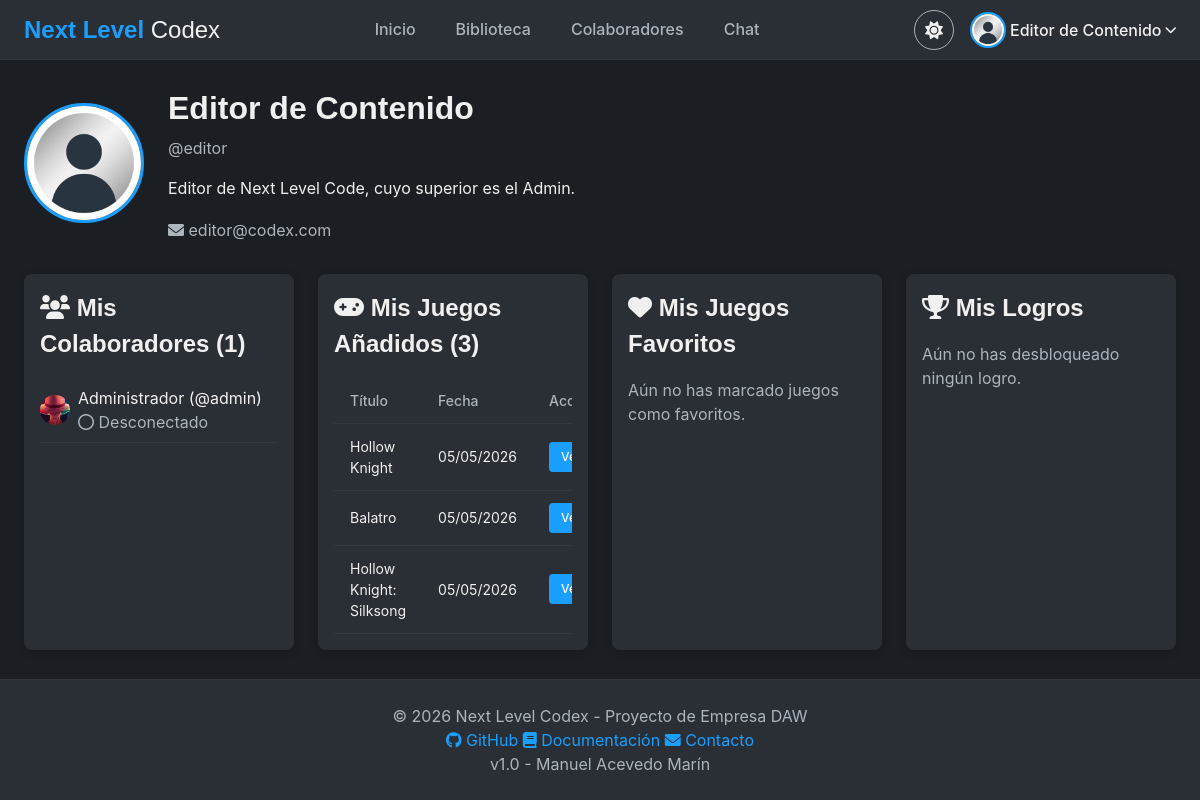
Before: /vistas/perfil.php (signed in) with the older database file.
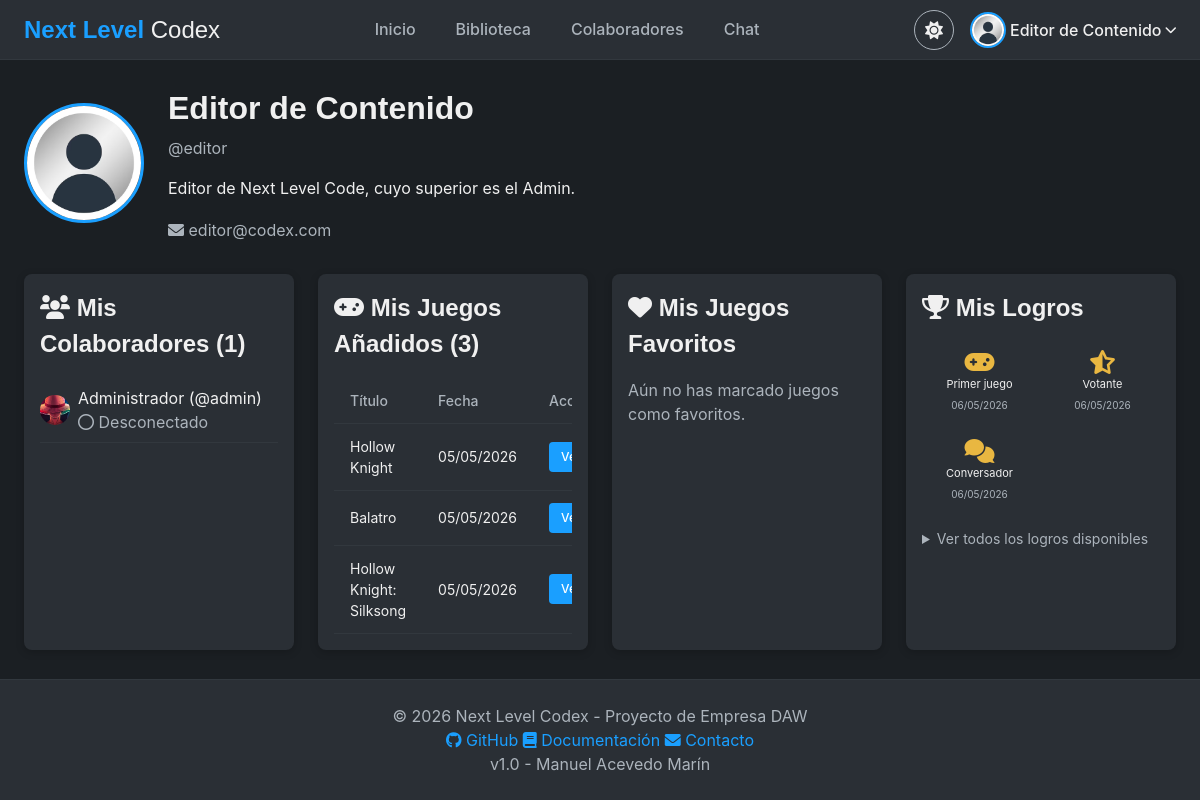
After: the same page with the newer database file.
### tables this page shows
CREATE TABLE `usuarios` (
  `id` int(11) NOT NULL,
  `user` varchar(50) NOT NULL,
  `email` varchar(100) NOT NULL,
  `pass` varchar(255) NOT NULL,
  `nombre` varchar(100) NOT NULL,
  `level` int(11) NOT NULL DEFAULT 1 COMMENT '0=Admin, 1=Usuario normal',
  `amigos` text DEFAULT NULL,
  `ultima_conexion` datetime DEFAULT NULL,
  `conectado` int(11) DEFAULT 0,
  `ban_hasta` datetime DEFAULT NULL,
  `avatar` varchar(255) DEFAULT 'default.jpg' COMMENT 'Nombre del archivo de avatar',
  `bio` text DEFAULT NULL COMMENT 'Descripción del perfil',
  `idioma` varchar(5) DEFAULT 'es' COMMENT 'Idioma preferido (es / en)',
  `perfil_publico` tinyint(1) NOT NULL DEFAULT 0 COMMENT '1 = perfil visible para otros usuarios'
);

CREATE TABLE `juegos` (
  `id` int(11) NOT NULL,
  `titulo` varchar(150) NOT NULL,
  `desarrollador` varchar(100) DEFAULT NULL,
  `distribuidora` varchar(100) DEFAULT NULL,
  `fecha_lanzamiento` date DEFAULT NULL,
  `genero` varchar(50) DEFAULT NULL,
  `descripcion` text DEFAULT NULL,
  `portada` varchar(255) DEFAULT 'default_game.jpg',
  `mapa_imagen` varchar(255) DEFAULT NULL,
  `enlace_compra` varchar(500) DEFAULT NULL,
  `creador_id` int(11) NOT NULL,
  `fecha_creacion` datetime DEFAULT current_timestamp(),
  `tiene_items` tinyint(1) NOT NULL DEFAULT 0 COMMENT '1 = tiene elementos (armas, cartas...)',
  `nombre_items` varchar(50) DEFAULT 'Armas' COMMENT 'Nombre del tipo de elemento (Armas, Cartas, Hechizos...)',
  `tiene_personajes` tinyint(1) NOT NULL DEFAULT 0 COMMENT '1 = tiene personajes / NPCs',
  `tiene_mapa` tinyint(1) NOT NULL DEFAULT 0 COMMENT '1 = tiene mapa propio',
  `en_desarrollo` tinyint(1) NOT NULL DEFAULT 0
);

CREATE TABLE `logros_usuarios` (
  `id_usuario` int(11) NOT NULL,
  `id_logro` int(11) NOT NULL,
  `fecha_obtencion` datetime DEFAULT current_timestamp()
);

CREATE TABLE `logros` (
  `id` int(11) NOT NULL,
  `nombre` varchar(100) NOT NULL,
  `descripcion` varchar(255) NOT NULL,
  `icono` varchar(50) DEFAULT 'trophy',
  `criterio` varchar(255) NOT NULL COMMENT 'Descripción del requisito'
);

### vistas/perfil.php (the view, shortened to what the rows shown need)
<?php
include "../sec/sec.php";
$stmt = $db->prepare("SELECT id, user, nombre, email, avatar, bio, level, amigos, conectado FROM usuarios WHERE id = ?");
$stmt->bind_param("i", $_SESSION['id']);
$stmt->execute();
$usuario = $stmt->get_result()->fetch_assoc();
$colaboradores = [];
if (!empty($usuario['amigos'])) {
    $ids = array_filter(explode('#', $usuario['amigos']));
    if (count($ids) > 0) {
        $placeholders = implode(',', array_fill(0, count($ids), '?'));
        $stmt = $db->prepare("SELECT id, user, nombre, avatar, conectado FROM usuarios WHERE id IN ($placeholders)");
        $stmt->bind_param(str_repeat('i', count($ids)), ...$ids);
        $stmt->execute();
        $colaboradores = $stmt->get_result()->fetch_all(MYSQLI_ASSOC);
    }
}
$juegos = [];
if ($_SESSION['level'] <= 1) {
    $stmt = $db->prepare("SELECT id, titulo, fecha_creacion FROM juegos WHERE creador_id = ? ORDER BY fecha_creacion DESC");
    $stmt->bind_param("i", $_SESSION['id']);
    $stmt->execute();
    $juegos = $stmt->get_result()->fetch_all(MYSQLI_ASSOC);
}
include "../sec/header.php";
?>
<div class="main-container">
    <div class="perfil-header">
        <img src="../assets/img/avatars/<?php echo htmlspecialchars($usuario['avatar'] ?: 'default.jpg'); ?>"
            alt="Avatar" class="perfil-avatar" onerror="this.src='../assets/img/avatars/default.jpg'">
        <div class="perfil-info">
            <h1><?php echo htmlspecialchars($usuario['nombre']); ?></h1>
            <p class="text-muted">@<?php echo htmlspecialchars($usuario['user']); ?></p>
            <?php if (!empty($usuario['bio'])): ?>
                <p class="perfil-bio"><?php echo nl2br(htmlspecialchars($usuario['bio'])); ?></p>
            <?php else: ?>
                <p class="text-muted"><em>Sin biografía</em></p>
            <?php endif; ?>
            <p class="text-muted">
                <i class="fas fa-envelope"></i> <?php echo htmlspecialchars($usuario['email']); ?>
            </p>
        </div>
    </div>
    <div class="perfil-secciones">
        <div class="card" style="flex: 1;">
            <div class="card-body">
                <h2><i class="fas fa-users"></i> Mis Colaboradores (<?php echo count($colaboradores); ?>)</h2>
                <?php if (count($colaboradores) > 0): ?>
                    <div class="lista-colaboradores">
                        <?php foreach ($colaboradores as $col): ?>
                            <div class="colaborador-item">
                                <img src="../assets/img/avatars/<?php echo htmlspecialchars($col['avatar'] ?: 'default.jpg'); ?>"
                                    alt="Avatar" class="mini-avatar" onerror="this.src='../assets/img/avatars/default.jpg'">
                                <span>
                                    <?php echo htmlspecialchars($col['nombre']); ?>
                                    (@<?php echo htmlspecialchars($col['user']); ?>)
                                    <?php if ($col['conectado'] == 1): ?>
                                        <span style="color: var(--success);"><i class="fas fa-circle"></i> Conectado</span>
                                    <?php else: ?>
                                        <span class="text-muted"><i class="far fa-circle"></i> Desconectado</span>
                                    <?php endif; ?>
                                </span>
                            </div>
                        <?php endforeach; ?>
                    </div>
                <?php else: ?>
                    <p class="text-muted">Aún no tienes colaboradores.</p>
                <?php endif; ?>
            </div>
        </div>
        <?php if ($_SESSION['level'] <= 1): ?>
            <div class="card" style="flex: 1;">
                <div class="card-body">
                    <h2><i class="fas fa-gamepad"></i> Mis Juegos Añadidos (<?php echo count($juegos); ?>)</h2>
                    <?php if (count($juegos) > 0): ?>
                        <div class="table-container">
                            <table class="table">
                                <thead>
                                    <tr>
                                        <th>Título</th>
                                        <th>Fecha</th>
                                        <th>Acción</th>
                                    </tr>
                                </thead>
                                <tbody>
                                    <?php foreach ($juegos as $juego): ?>
                                        <tr>
                                            <td><?php echo htmlspecialchars($juego['titulo']); ?></td>
                                            <td><?php echo date('d/m/Y', strtotime($juego['fecha_creacion'])); ?></td>
                                            <td><a href="ficha_juego.php?id=<?php echo $juego['id']; ?>"
                                                    class="btn btn-sm btn-primary">Ver</a></td>
                                        </tr>
                                    <?php endforeach; ?>
                                </tbody>
                            </table>
                        </div>
                    <?php else: ?>
                        <p class="text-muted">No has añadido ningún juego.</p>
                    <?php endif; ?>
                </div>
            </div>
        <?php endif; ?>
        <div class="card" style="flex: 1;">
            <div class="card-body">
                <h2><i class="fas fa-heart"></i> Mis Juegos Favoritos</h2>
            </div>
        </div>
        <div class="card" style="flex: 1;">
            <div class="card-body">
                <h2><i class="fas fa-trophy"></i> Mis Logros</h2>
                <?php
                $stmtLogros = $db->prepare("SELECT l.id as id_logro, l.nombre, l.descripcion, l.icono, lu.fecha_obtencion
                            FROM logros_usuarios lu
                            JOIN logros l ON lu.id_logro = l.id
                            WHERE lu.id_usuario = ?
                            ORDER BY lu.fecha_obtencion DESC");
                $stmtLogros->bind_param("i", $_SESSION['id']);
                $stmtLogros->execute();
                $logrosObtenidos = $stmtLogros->get_result()->fetch_all(MYSQLI_ASSOC);
                if (count($logrosObtenidos) > 0): ?>
                    <div class="logros-grid"
                        style="display: grid; grid-template-columns: repeat(auto-fill, minmax(80px, 1fr)); gap: var(--spacing-sm); margin-top: var(--spacing-md);">
                        <?php foreach ($logrosObtenidos as $logro): ?>
                            <div class="logro-item" style="text-align: center; padding: var(--spacing-sm);"
                                title="<?= htmlspecialchars($logro['descripcion']) ?>">
                                <i class="fas fa-<?= htmlspecialchars($logro['icono']) ?>"
                                    style="font-size: 24px; color: var(--warning); display: block; margin-bottom: 4px;"></i>
                                <span style="font-size: 11px; display: block; line-height: 1.2;">
                                    <?= htmlspecialchars($logro['nombre']) ?>
                                </span>
                                <span style="font-size: 10px; color: var(--text-secondary);">
                                    <?= date('d/m/Y', strtotime($logro['fecha_obtencion'])) ?>
                                </span>
                            </div>
                        <?php endforeach; ?>
                    </div>
                <?php else: ?>
                    <p class="text-muted">Aún no has desbloqueado ningún logro.</p>
                <?php endif; ?>
            </div>
        </div>
    </div>
</div>
<?php include "../sec/footer.php"; ?>

Changed rows visible on the page:
added logros_usuarios: id_logro.nombre "Primer juego", fecha_obtencion "06/05/2026"
added logros_usuarios: id_logro.nombre "Votante", fecha_obtencion "06/05/2026"
added logros_usuarios: id_logro.nombre "Conversador", fecha_obtencion "06/05/2026"
Other visible differences:
text no longer shown: "Aún no has desbloqueado ningún logro."
text now shown: "Ver todos los logros disponibles"
